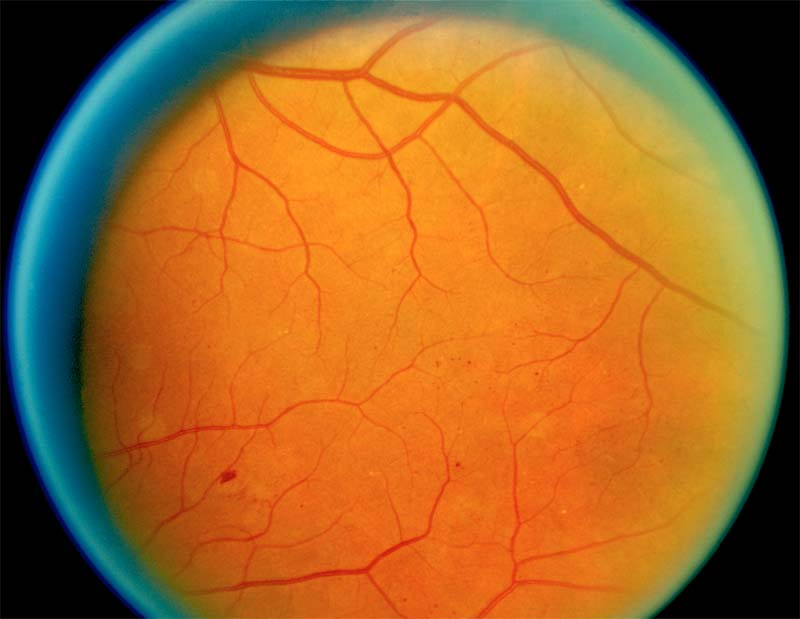
%> input picture Project 2/retina1.jpg, 800 x 619 px
$ octave prob_1.m   (GNU Octave 9; MATLAB toolbox functions it lacks are replaced by stand-ins)
%> lines starting %> are read from the running program, lines starting %| are printed output that depends on the picture; in (x1, y1, x2, y2) boxes, pixels count from 0 and x2, y2 are one past the last pixel; in counts of white or black regions, pixels touching at a corner belong together; the program's own positions count from 1
clear; clc;

I=imread('retina1.jpg');
%> I is the input picture: size 619x800x3 uint8; mean R, G, B 160.2, 104.3, 41.8
img(:,:)=I(:,:,2);
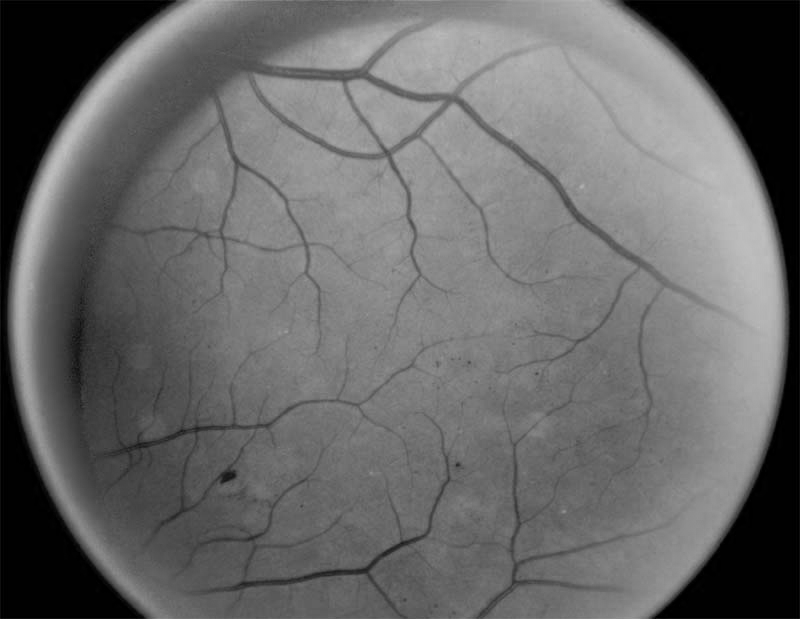
%> img: size 619x800 uint8; min 0, max 191, mean 104.3
imshow(img);

s = 1.5; %sigma
t = -3*s:3*s;
theta=0:15:165; %different rotations
%one dimensional kernel
x = 1/sqrt(2*pi*s)*exp(-t.^2/(2*s.^2));

L=7;
%two dimensional gaussian kernel
x2 = repmat(x,L,1);

m = sum(x2(:))/(size(x2,1)*size(x2,2));
x2 = x2-m;

%apply rotated matched filter on image
r = {};
for k = 1:12
    x3=imrotate(x2,theta(k),'crop');%figure;imagesc(x3);colormap gray;
    r{k}=conv2(img,x3);
end
%> after the loop, r = 12 items

s = 1.5; %sigma
L = 7;
theta = 0:15:165; %different rotations

out = zeros(size(img));

m = max(ceil(3*s),(L-1)/2);
[x,y] = meshgrid(-m:m,-m:m); % non-rotated coordinate system, contains (0,0)
t = pi/6;                    % angle in radian
u = cos(t)*x - sin(t)*y;     % rotated coordinate system
v = sin(t)*x + cos(t)*y;     % rotated coordinate system
N = (abs(u) <= 3*s) & (abs(v) <= L/2);   % domain
k = exp(-u.^2/(2*s.^2));     % kernel
k = k - mean(k(N));
k(~N) = 0;                   % set kernel outside of domain to 0

theta = 0:15:165; %different rotations

out = zeros(size(img));

m = max(ceil(3*s),(L-1)/2);
[x,y] = meshgrid(-m:m,-m:m); % non-rotated coordinate system, contains (0,0)
for t = theta
   t = t / 180 * pi;        % angle in radian
   u = cos(t)*x - sin(t)*y; % rotated coordinate system
   v = sin(t)*x + cos(t)*y; % rotated coordinate system
   N = (abs(u) <= 3*s) & (abs(v) <= L/2); % domain
   k = exp(-u.^2/(2*s.^2)); % kernel
   k = k - mean(k(N));
   k(~N) = 0;               % set kernel outside of domain to 0

   res = conv2(img,k,'same');
   out = max(out,res);
end
%> this loop made 12 passes
%> pass 1, `res = conv2(img,k,'same');`:
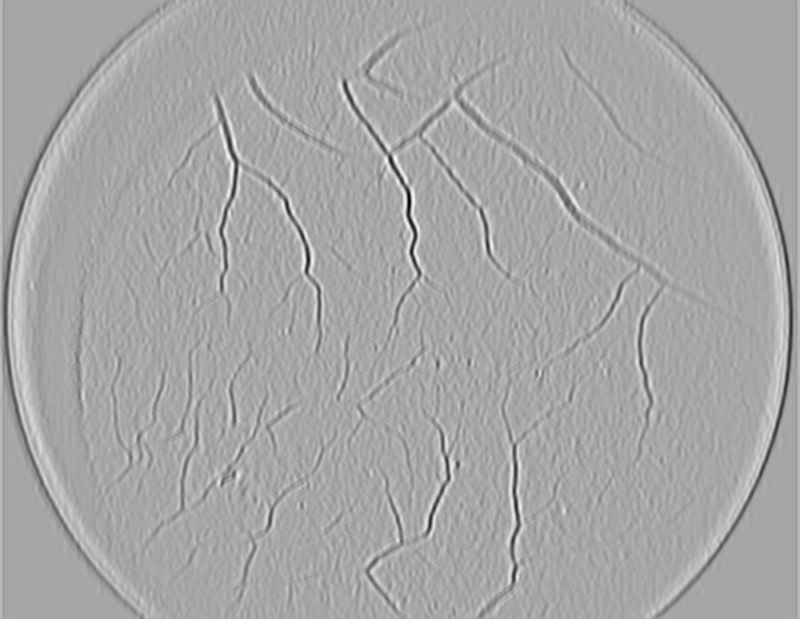
%> res: size 619x800 double; min -415.5, max 220.6, mean 0.1; drawn with min black and max white
%> pass 1, `out = max(out,res);`:
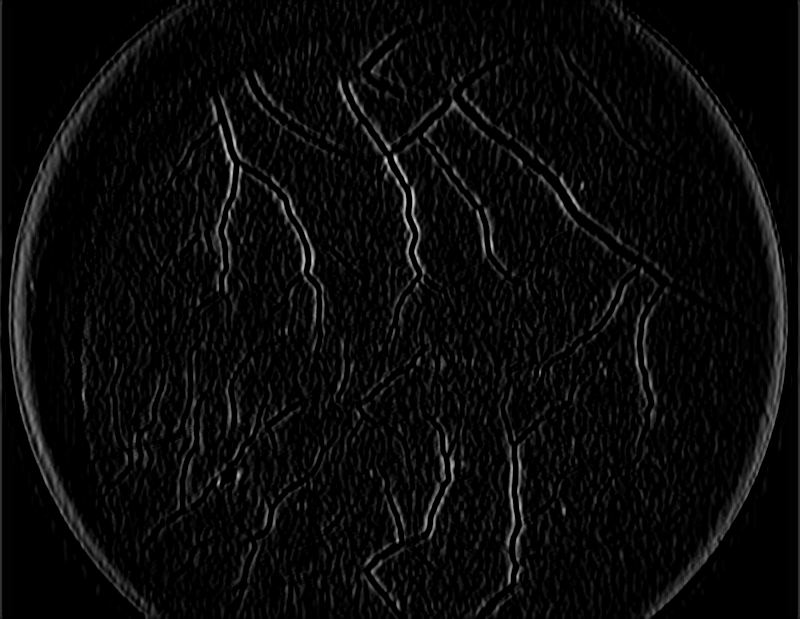
%> out: size 619x800 double; min 0, max 220.6, mean 10
%> after the loop:
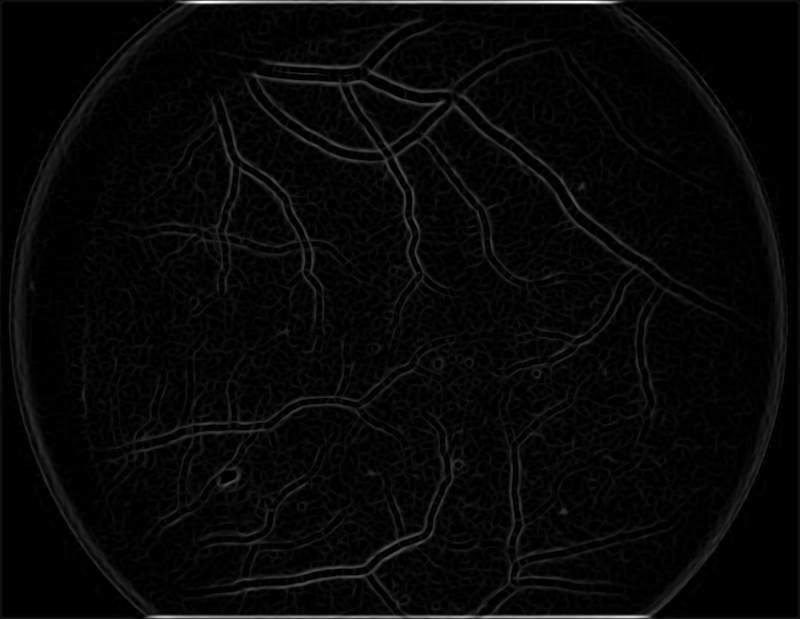
%> out: size 619x800 double; min 0, max 849.4, mean 24.9; drawn with min black and max white

T = graythresh(out);
%> T = 0.502
BW = im2bw(out, T);
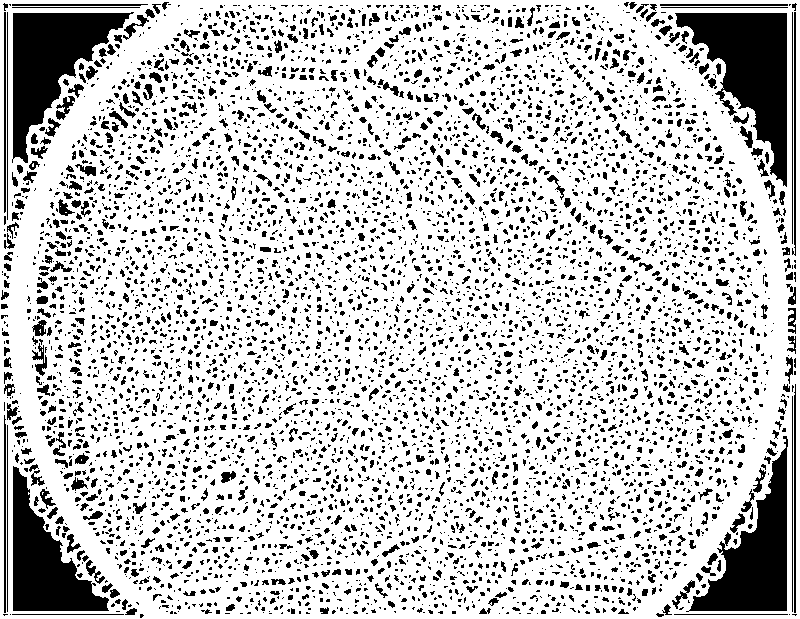
%> BW: size 619x800 logical; 78.1% white; 5774 black regions (4684 under 20 px), largest, box (x1, y1, x2, y2) and area: (675, 13, 787, 187) 8982, (12, 12, 134, 163) 7946, (686, 436, 788, 612) 7254
L = bwlabel(BW, 4);
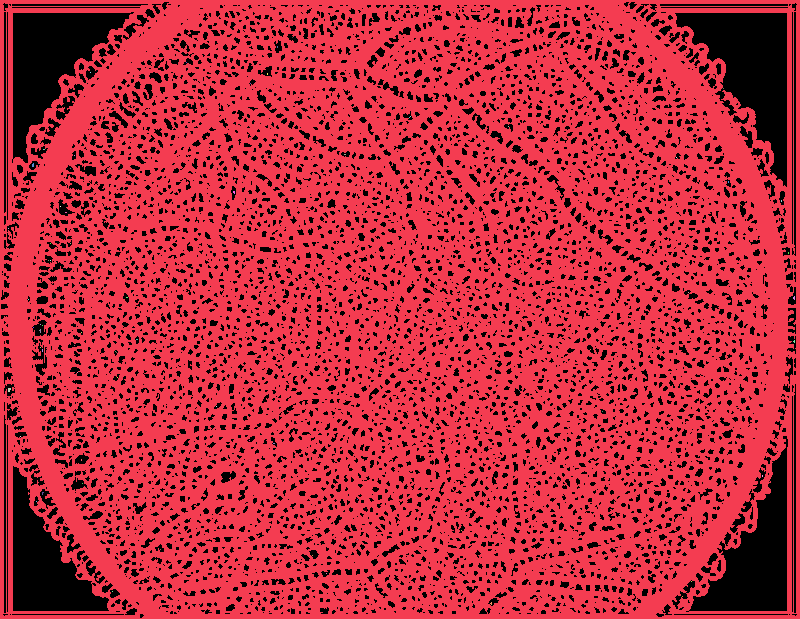
%> L: size 619x800 double; 77 distinct labels, from 0 to 76; one colour per label, 0 black

[L,n]=bwlabel(BW,8);            % length filtering
%> L: size 619x800 double; 35 distinct labels, from 0 to 34
%> n = 34
for i=1:n
    [r, c]=find(L==i);
     rc = [r c];
    [rn, r2]=size(r);
%     if rn<20                      % the threshold of length filtering
%         L(r,c)=0;               % remove edge contours with less 100 pixels
%     end
end
%> this loop made 34 passes
%> (r, c, rn) on passes 2, 3, 4, 6, 7, 10, 11: (229, 9, 1), ([389; 390; 391; 392; 389; 390; 391; 392; 389; 390], [9; 9; 9; 9; 10; 10; 10; 10; 11; 11], 10), ([165; 166; 167; 164; 165; 166; 167], [33; 33; 33; 34; 34; 34; 34], 7), (325, 41, 1), (326, 43, 1), (261, 49, 1), (261, 51, 1)
%> (r, c, rc, rn) on passes 5, 8, 9, 13, 17, 21: ([331; 330; 331; 332; 333], [40; 41; 41; 41; 41], [331 40; 330 41; 331 41; 332 41; 333 41], 5), ([350; 351; 352], [43; 43; 43], [350 43; 351 43; 352 43], 3), ([493; 494; 495; 493], [43; 43; 43; 44], [493 43; 494 43; 495 43; 493 44], 4), ([213; 213], [66; 67], [213 66; 213 67], 2), ([460; 461], [82; 82], [460 82; 461 82], 2), ([192; 193; 192; 193; 194], [234; 234; 235; 235; 235], [192 234; 193 234; 192 235; 193 235; 194 235], 5)

imshow(L);

$ run again, with Project 2/retina2.jpg copied over Project 2/retina1.jpg
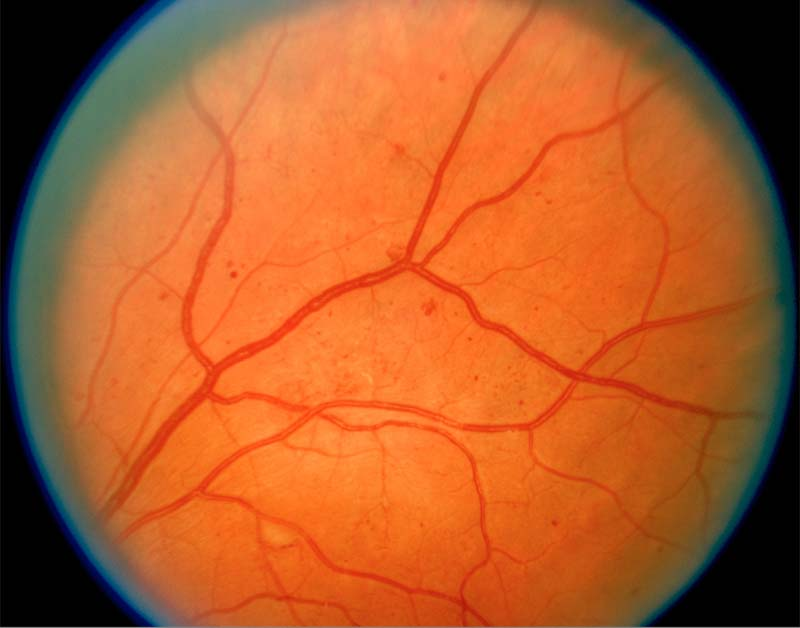
%> input picture Project 2/retina2.jpg, 800 x 628 px
%> I is the input picture: size 628x800x3 uint8; mean R, G, B 177.1, 93, 43.6
%> after the loop `for k = 1:12`: r = 12 items
%> after the loop `for t = theta`:
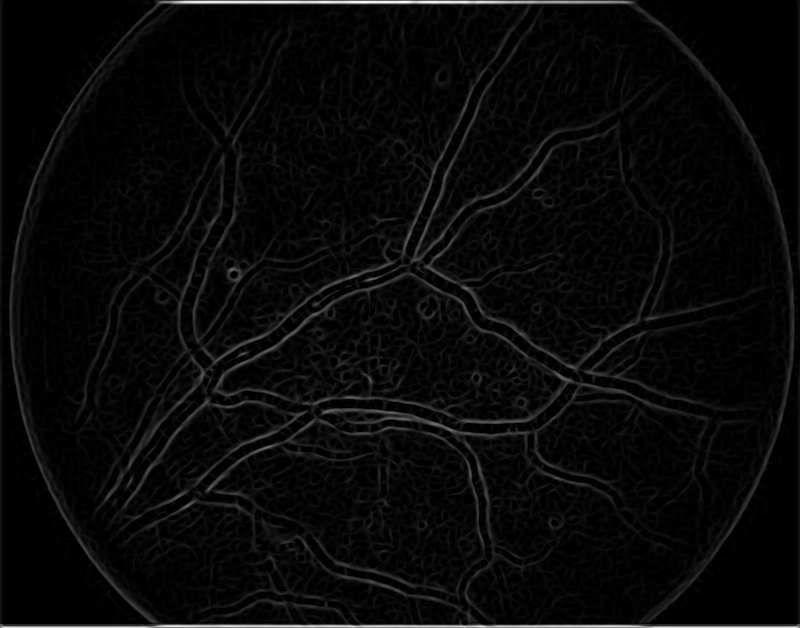
%> out: size 628x800 double; min 0, max 675.9, mean 24.2; drawn with min black and max white
%> T = 0.502
%> BW: size 628x800 logical; 78.1% white; 5119 black regions (3682 under 20 px), largest, box (x1, y1, x2, y2) and area: (13, 5, 123, 173) 7665, (676, 5, 787, 148) 7233, (676, 475, 788, 619) 6867
%> `L = bwlabel(BW, 4);`:
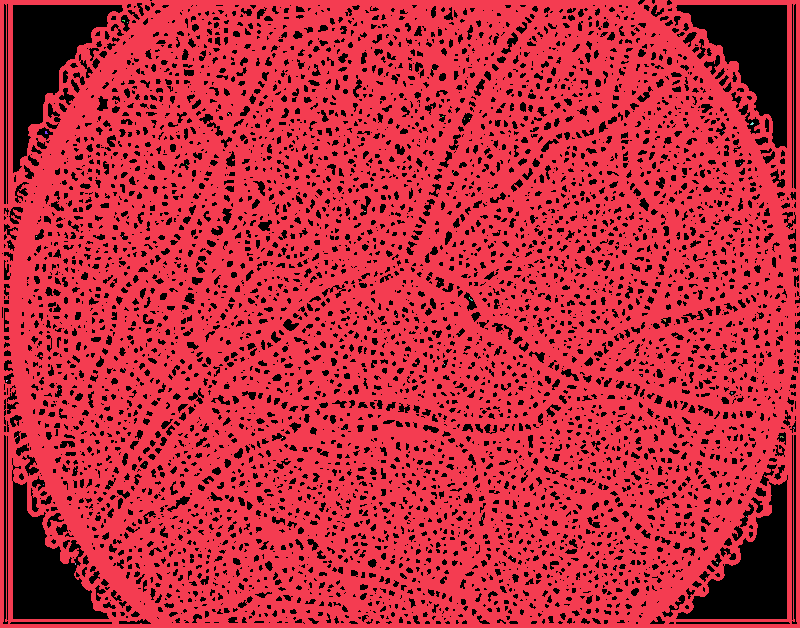
%> L: size 628x800 double; 61 distinct labels, from 0 to 60; one colour per label, 0 black
%> n = 22
%> the loop `for i=1:n` made 22 passes
%> (r, c, rn) on passes 3 to 8: (245, 10, 1), (237, 37, 1), (485, 44, 1), ([132; 133; 134; 132; 133; 134; 134], [46; 46; 46; 47; 47; 47; 48], 7), (390, 60, 1), (471, 76, 1)

$ run again, with Project 2/1.jpg copied over Project 2/retina1.jpg
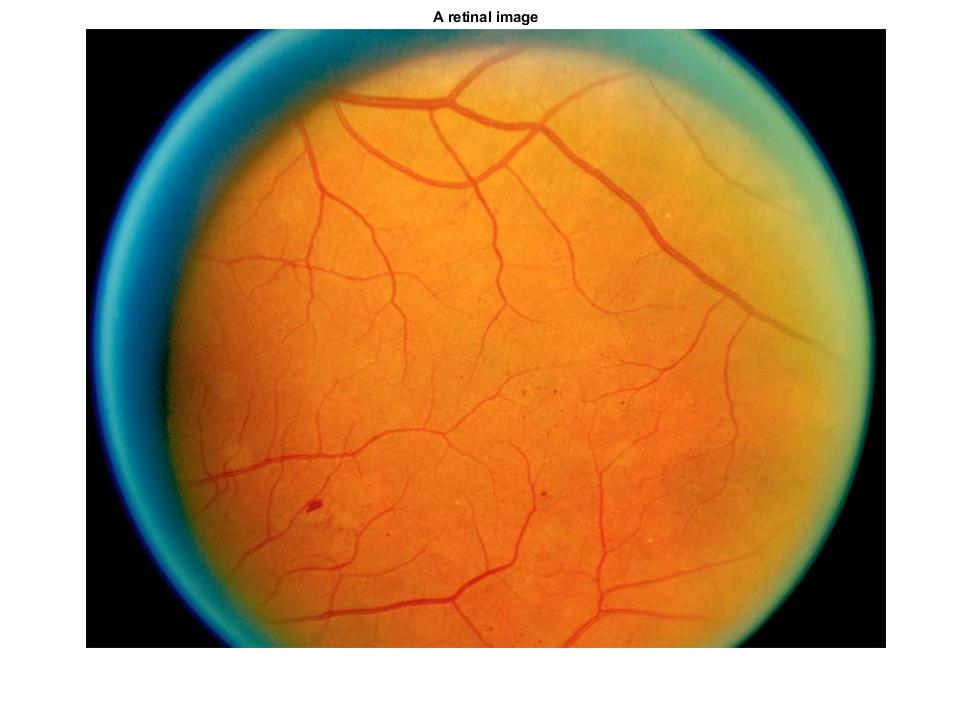
%> input picture Project 2/1.jpg, 974 x 712 px
%> I is the input picture: size 712x974x3 uint8; mean R, G, B 187.2, 147.2, 102.6
%> after the loop `for k = 1:12`: r = 12 items
%> after the loop `for t = theta`:
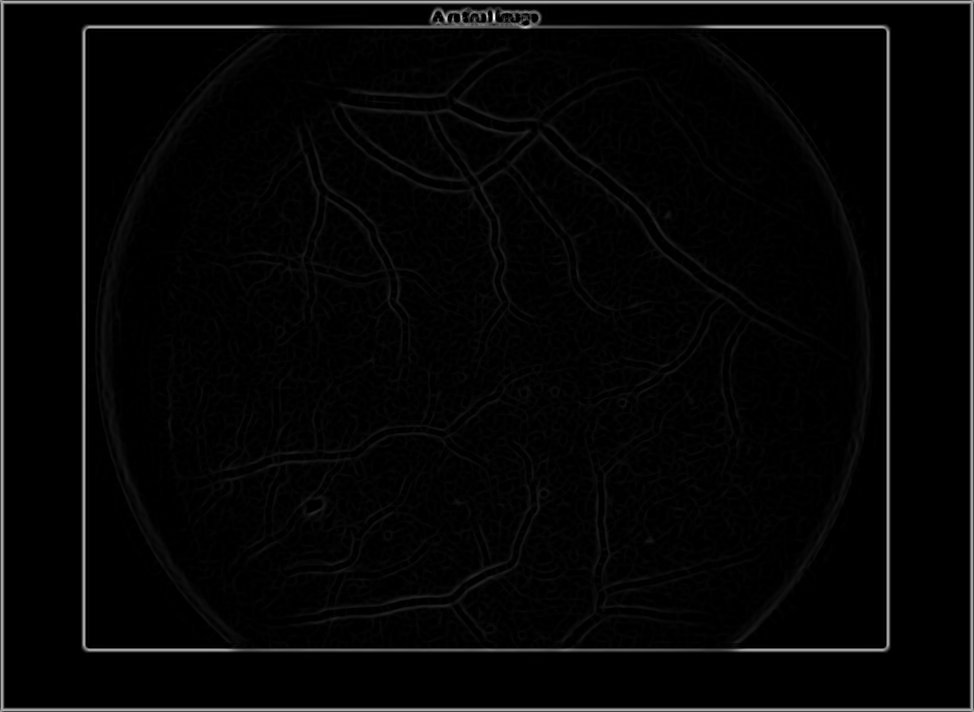
%> out: size 712x974 double; min 0, max 1840.2, mean 47.5; drawn with min black and max white
%> T = 0.498
%> BW: size 712x974 logical; 61.3% white; 6040 black regions (4844 under 20 px), largest, box (x1, y1, x2, y2) and area: (5, 5, 969, 707) 150708, (753, 40, 876, 241) 9033, (98, 40, 223, 205) 8033
%> `L = bwlabel(BW, 4);`:
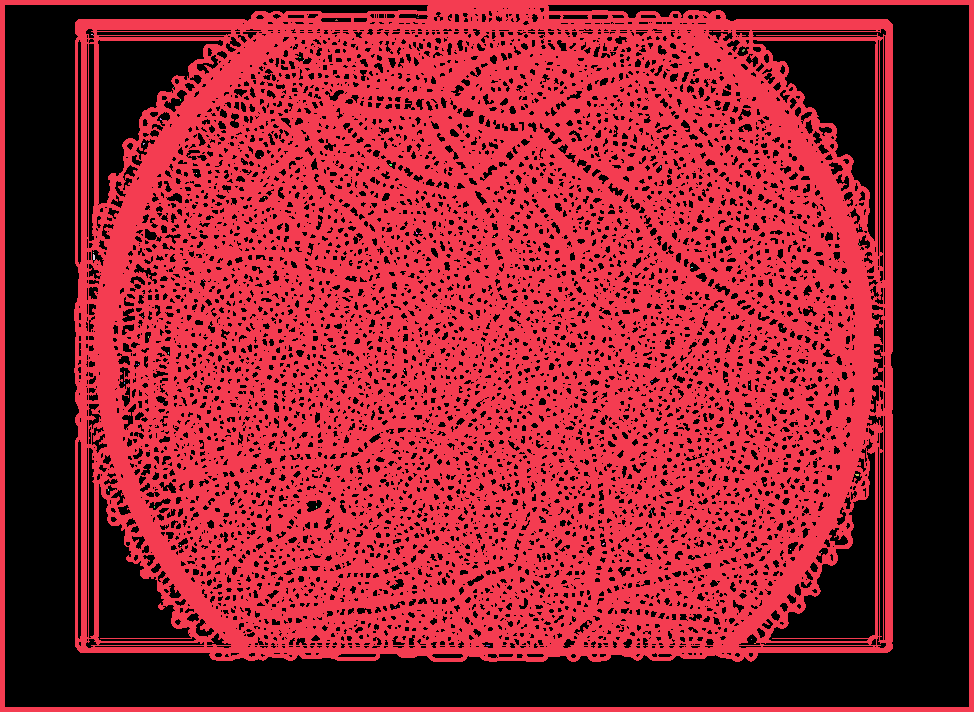
%> L: size 712x974 double; 73 distinct labels, from 0 to 72; one colour per label, 0 black
%> n = 31
%> the loop `for i=1:n` made 31 passes
%> (r, c, rn) on passes 2, 4, 8, 9, 10, 11, 12, 16: (253, 94, 1), (365, 137, 1), (546, 181, 1), (174, 197, 1), (387, 209, 1), (161, 243, 1), (198, 265, 1), (608, 396, 1)
